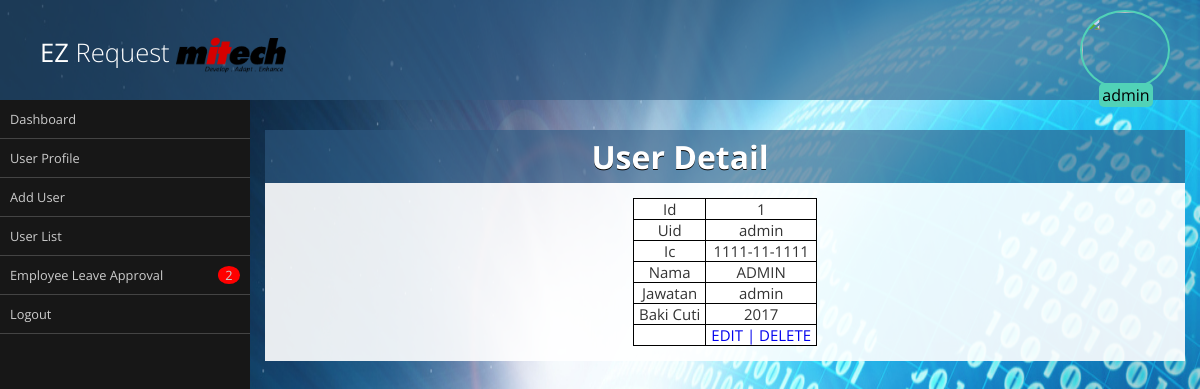
The page /index.php?p=user_detail&id=1 (signed in) on the database its author committed.
### tables this page shows
CREATE TABLE `users` (
  `id` int(11) NOT NULL,
  `username` varchar(86) NOT NULL,
  `ic` varchar(12) NOT NULL,
  `nama` varchar(64) NOT NULL,
  `pass` varchar(64) NOT NULL,
  `jawatan` varchar(64) NOT NULL,
  `jabatan` varchar(86) NOT NULL,
  `baki_cuti` int(11) NOT NULL
);

### user_detail.php (the view, shortened to what this page needs)
<html>
<head>
<link rel="stylesheet" type="text/css" href=""/>
</head>
<body>
<div id="box" >
<div class="box-top"><h1>User Detail</h1></div>
<div class="box-panel">
<table class='list' border='1px'">
<?php
include 'conn_ezr.php';
$id=$_GET['id'];
$sql = "SELECT * FROM users WHERE id='$id'";
$result = mysqli_query($conn, $sql);
$row = $result->fetch_assoc();
?>
<tr>
	<td>Id</td> <td><?php echo $row["id"]; ?></td>
</tr>
<tr>
	<td>Uid</td> <td><?php echo $row["username"]; ?></td>
</tr>
<tr>
	<td>Ic</td> <td><?php echo $row["ic"]; ?></td>
</tr>
<tr>
	<td>Nama</td> <td><?php echo $row["nama"]; ?></td>
</tr>
<tr>
	<td>Jawatan</td> <td><?php echo $row["jawatan"]; ?></td>
</tr>
<tr>
	<td>Baki Cuti</td> <td><?php echo $row["baki_cuti"]; ?></td>
</tr>
<tr>
	<td></td><td><a href="index.php?p=update_user&id=<?php echo $row['id']; ?>"> EDIT </a>
	<a href="#" onclick="userDelete(<?php echo $row['id']; ?>); return false;">
	<?php if ($_SESSION['logged_id'] == 1)
      {
       echo "| DELETE ";
      }
    ?>
	</a></td>
</tr>
</table>
</body>
</html>

### print.css (style rules this page uses)
* { margin: 0; padding: 0; box-sizing: border-box; }
body { font-family: 'Open Sans'; text-align: center; }
a { text-decoration: none; }
div#box { margin-top: 15px; }
div#box .box-top { color: #fff; text-shadow: 0 1px #000; background: rgba(47, 91, 130, 0.6); padding: 5px; padding-left: 15px; font-weight: 300; text-align: center; }
div#box .box-panel { padding: 15px; background: rgba(255, 255, 255, 0.9); color: #333; margin: 0 auto; text-align: center; }
table td { word-wrap:break-word; border-collapse: collapse; padding-left:5px; padding-right:5px; font-size:15px; text-align: center; }
table.list { border-collapse: collapse; font-size:15px; border:1px solid black; border-radius:3px; background-color:white; word-wrap:break-word; margin:0 auto; text-align: center; }

### admin.css (style rules this page uses)
* { margin: 0; padding: 0; box-sizing: border-box; }
body { font-family: 'Open Sans'; }
a { text-decoration: none; }
div#box { margin-top: 15px; }
div#box .box-top { color: #fff; text-shadow: 0 1px #000; background: rgba(47, 91, 130, 0.6); padding: 5px; padding-left: 15px; font-weight: 300; text-align: center; page-break-before : always }
div#box .box-panel { padding: 15px; background: rgba(255, 255, 255, 0.9); color: #333; margin: 0 auto; text-align: center; }
table td { word-wrap:break-word; border-collapse: collapse; padding-left:5px; padding-right:5px; font-size:15px; text-align: center; }
table.list { border-collapse: collapse; font-size:15px; border:1px solid black; border-radius:3px; background-color:white; word-wrap:break-word; margin:0 auto; text-align: center; }

### rows shown on the page
users: id "1", username "admin", ic "1111-11-1111", nama "ADMIN", jawatan "admin", baki_cuti "2017"

### other values the page prints
$_SESSION["username"] "admin"
$row3['num_rows'] "2"
